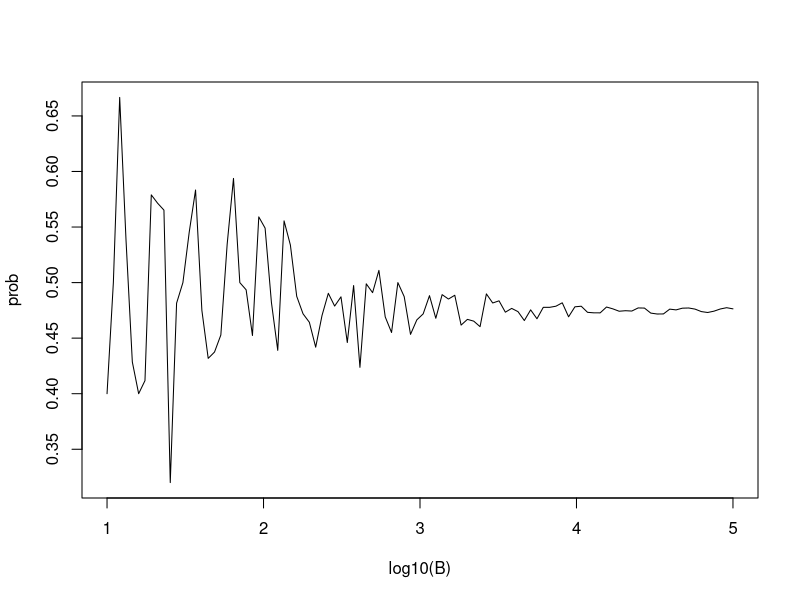

Write R code to recreate this figure.
B <- 10^seq(1, 5, len = 100)    # defines vector of many B values
compute_prob <- function(B, n = 22){    # function to run Monte Carlo simulation with each B
  same_day <- replicate(B, {
    bdays <- sample(1:365, n, replace = TRUE)
    any(duplicated(bdays))
  })
  mean(same_day)
}

prob <- sapply(B, compute_prob)    # apply compute_prob to many values of B
plot(log10(B), prob, type = "l")    # plot a line graph of estimates 